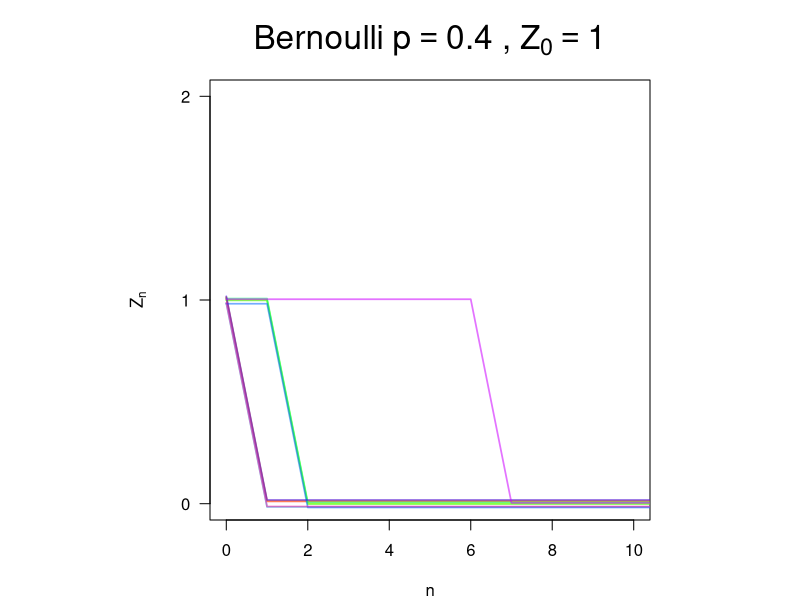
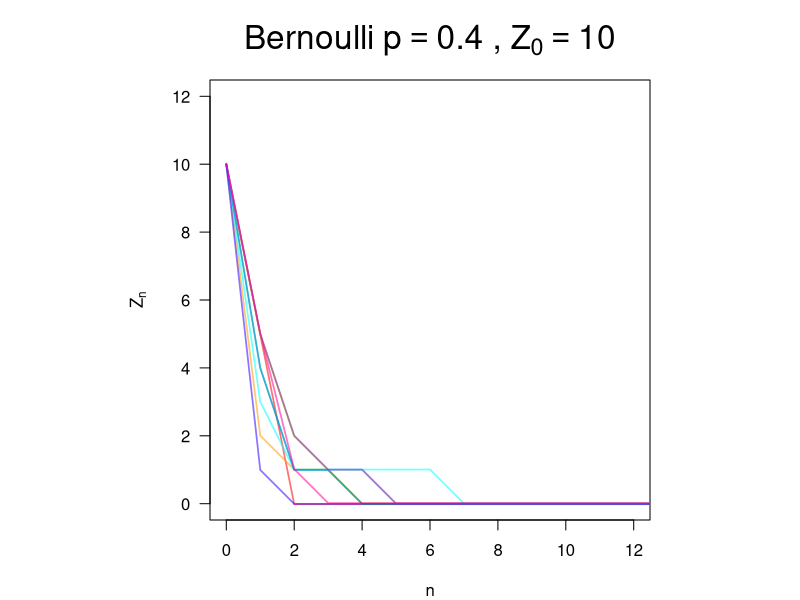
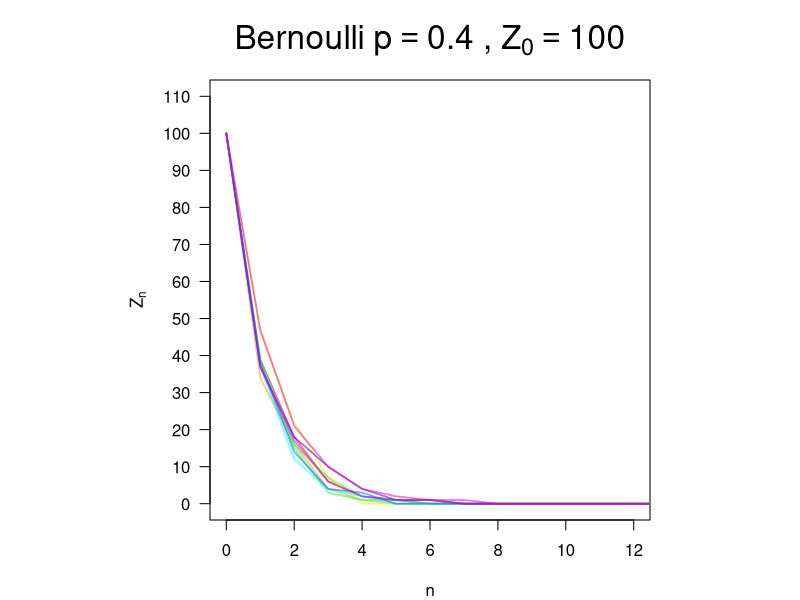
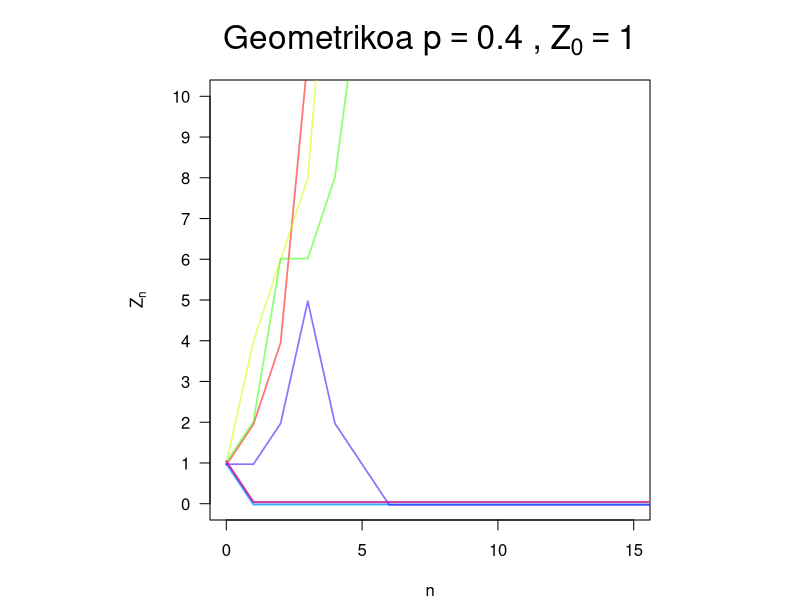
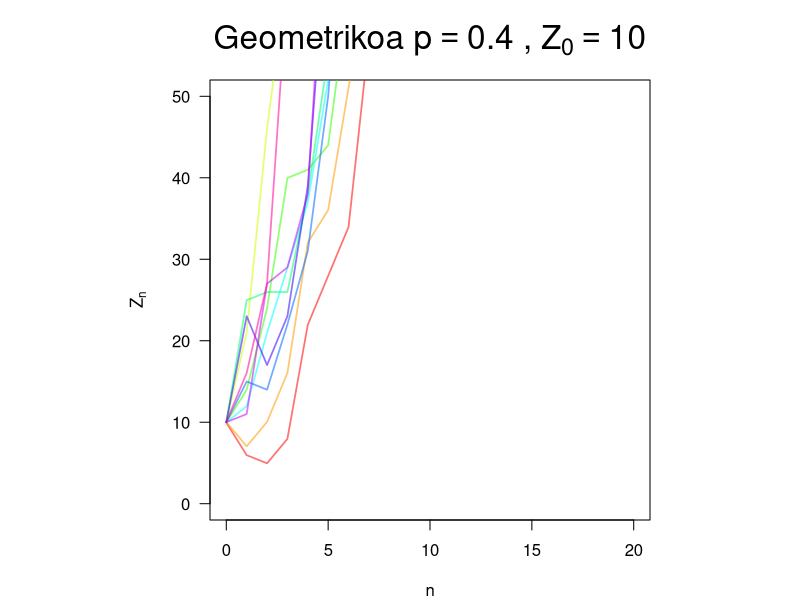
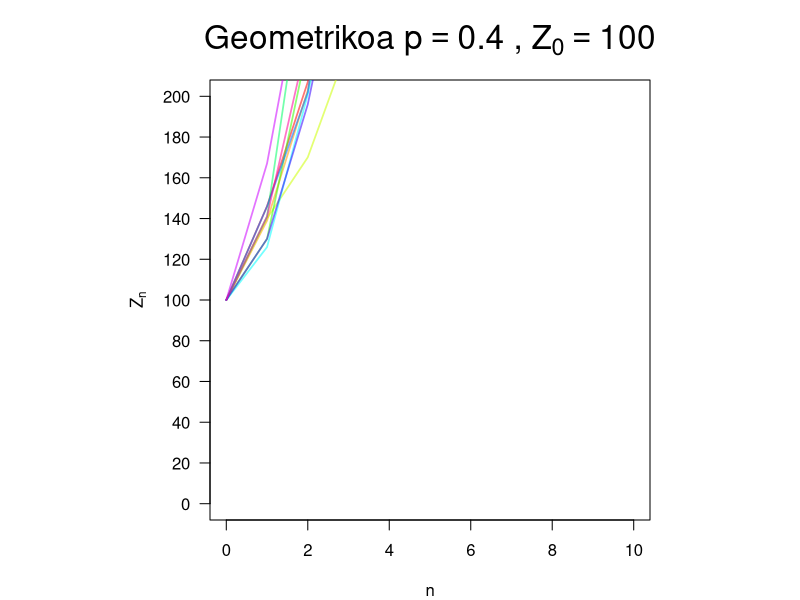
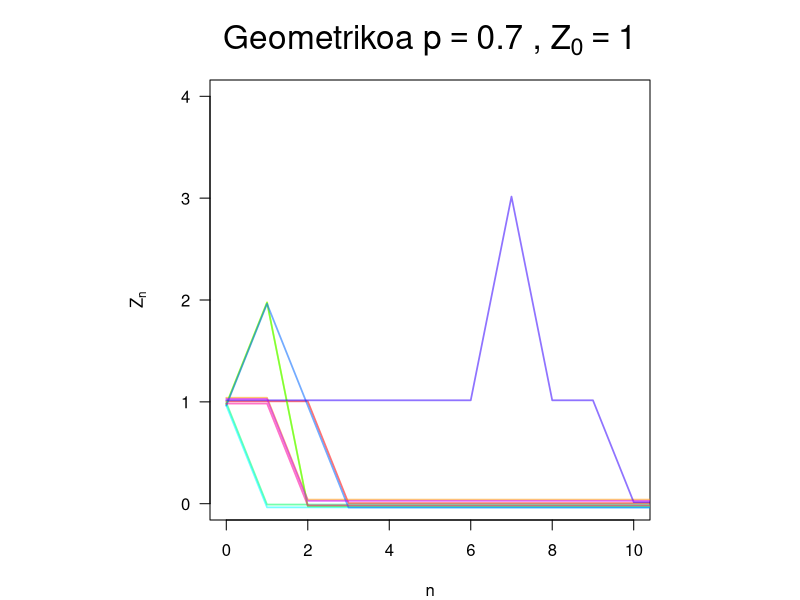
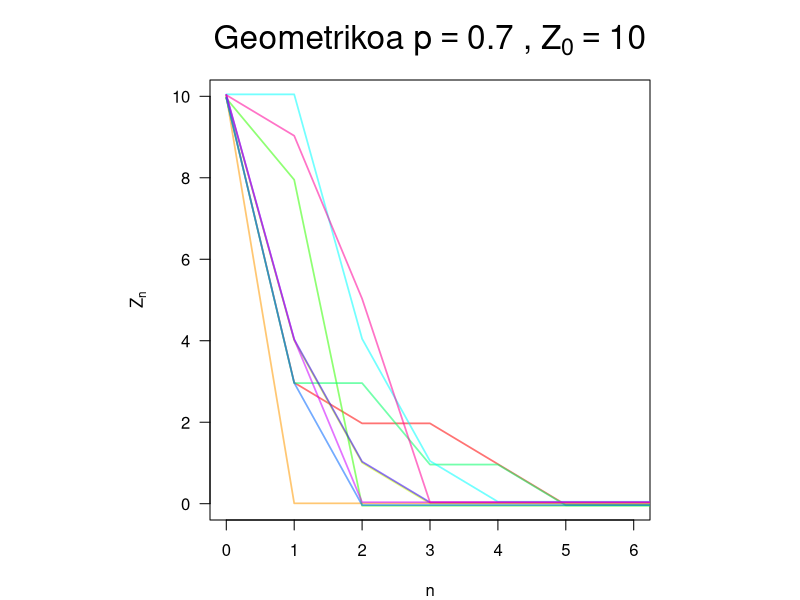

Reproduce these figures in R, in order.
  #BERNOULLI
  library(scales)
  
  set.seed(123)
  n <- 20
  p <- 0.4
  num_sim <- 10
  Z0_values <- c(1, 10, 100)
  base_colors <- rainbow(num_sim)
  
  ruta_carpeta <- "C:/Users/paula/OneDrive/Documentos/"
  
  for (Z0 in Z0_values) {
    
    archivo <- paste0(ruta_carpeta, "bernoulli_Z0_", Z0, ".png")
    
    png(filename = archivo, width = 1500, height = 1200, res = 150)
    
    par(pty="s")   #Grafiko karratua
    par(mar=c(4,4,4,1))
    
    # Ardatzen tamainak Z0-ren arabera
    if (Z0 == 1) {
      xlim_vals <- c(0, 10)
      ylim_vals <- c(0, 2)
      y_ticks <- seq(0, 2, by=1)  # Zenbaki osoak soilik
    } else if (Z0 == 10) {
      xlim_vals <- c(0, 12)
      ylim_vals <- c(0, 12)
      y_ticks <- seq(0, 12, by=2)
    } else {
      xlim_vals <- c(0, 12)
      ylim_vals <- c(0, 110)
      y_ticks <- seq(0, 110, by=10)
    }
    
    
    plot(0:n, rep(NA, n+1), type="n",
         xlab="n", ylab=expression(Z[n]),
         main=bquote("Bernoulli"~p==.(p)~","~Z[0]==.(Z0)),
         xlim=xlim_vals, ylim=ylim_vals,
         axes=FALSE,
         cex.main=2, font.main=2)  
    
    axis(1)
    axis(2, at=y_ticks, labels=y_ticks, las=1)  
    box()
    
    
    for (j in 1:num_sim) {
      Z <- numeric(n+1)
      Z[1] <- Z0
      for (i in 2:(n+1)) {
        Z[i] <- ifelse(Z[i-1]==0, 0, sum(rbinom(Z[i-1], 1, p)))
      }
      
      jitter_offset <- runif(1, -0.02, 0.02)
      col_trans <- alpha(base_colors[j], 0.55)
      
      lines(0:n, Z + jitter_offset, col=col_trans, lwd=1.7)
    }
    
    dev.off()
  }



#GEOMETRIKOA1


library(scales)

set.seed(123)
n <- 20
p <- 0.4
num_sim <- 10
Z0_values <- c(1, 10, 100)
base_colors <- rainbow(num_sim)
ruta_carpeta <- "C:/Users/paula/OneDrive/Documentos/"

for (Z0 in Z0_values) {
  archivo <- paste0(ruta_carpeta, "Geometriko_p", p, "_Z0_", Z0, ".png")
  png(filename = archivo, width = 1500, height = 1200, res = 150)
  
  par(pty="s") #Grafiko karratua
  par(mar=c(4,4,4,1))
  
  # Ardatzen tamainak Z0-ren arabera
  if (Z0 == 1) { ylim_vals <- c(0,10) }
  else if (Z0 == 10) { ylim_vals <- c(0,50) }
  else { ylim_vals <- c(0,200) }
  
  if(Z0 == 1) {
    xlim_vals <- c(0,15)
  } else if(Z0 == 10) {
    xlim_vals <- c(0,20)
  } else {
    xlim_vals <- c(0,10)
  }
  
  plot(0:n, rep(NA, n+1), type="n",
       xlab="n", ylab=expression(Z[n]),
       main=bquote("Geometrikoa"~p==.(p)~","~Z[0]==.(Z0)),
       xlim=xlim_vals, ylim=ylim_vals,
       axes=FALSE, cex.main=2, font.main=2)
  
  axis(1)
  axis(2, at=seq(0, ylim_vals[2], by=ifelse(Z0==1,1,ifelse(Z0==10,10,20))), las=1)
  box()
  
  for (j in 1:num_sim) {
    Z <- numeric(n+1)
    Z[1] <- Z0
    for (i in 2:(n+1)) { Z[i] <- if(Z[i-1]==0) 0 else sum(rgeom(Z[i-1], p)) }
    jitter_offset <- runif(1, -0.05, 0.05)
    col_trans <- alpha(base_colors[j], 0.55)
    lines(0:n, Z + jitter_offset, col=col_trans, lwd=1.7)
  }
  
  dev.off()
}



#GEOMETRIKOA2

library(scales)

set.seed(123)
n <- 20
p <- 0.4
num_sim <- 10
Z0_values <- c(1, 10, 100)
base_colors <- rainbow(num_sim)
p <- 0.7

for (Z0 in Z0_values) {
  archivo <- paste0(ruta_carpeta, "Geometriko_p", p, "_Z0_", Z0, ".png")
  png(filename = archivo, width = 1500, height = 1200, res = 150)
  
  par(pty="s") #Grafiko karratua
  par(mar=c(4,4,4,1))
  
  if (Z0 == 1) { ylim_vals <- c(0,4) }
  else if (Z0 == 10) { ylim_vals <- c(0,10) }
  else { ylim_vals <- c(0,100) }
  
  if(Z0 == 1) {
    xlim_vals <- c(0,10)
  } else if(Z0 == 10) {
    xlim_vals <- c(0,6)
  } else {
    xlim_vals <- c(0,6)
  }
  
  plot(0:n, rep(NA, n+1), type="n",
       xlab="n", ylab=expression(Z[n]),
       main=bquote("Geometrikoa"~p==.(p)~","~Z[0]==.(Z0)),
       xlim=xlim_vals, ylim=ylim_vals,
       axes=FALSE, cex.main=2, font.main=2)
  
  axis(1)
  axis(2, at=seq(0, ylim_vals[2], by=ifelse(Z0==1,1,ifelse(Z0==10,2,10))), las=1)
  box()
  
  for (j in 1:num_sim) {
    Z <- numeric(n+1)
    Z[1] <- Z0
    for (i in 2:(n+1)) { Z[i] <- if(Z[i-1]==0) 0 else sum(rgeom(Z[i-1], p)) }
    jitter_offset <- runif(1, -0.05, 0.05)
    col_trans <- alpha(base_colors[j], 0.55)
    lines(0:n, Z + jitter_offset, col=col_trans, lwd=1.7)
  }
  
  dev.off()
}




#BINOMIAL1
library(scales)

set.seed(123)
n <- 20
num_sim <- 10
Z0_values <- c(1, 10, 100)
base_colors <- rainbow(num_sim)
p <- 0.4
n_trial <- 2

for (Z0 in Z0_values) {
  archivo <- paste0(ruta_carpeta, "Binomial_p", p, "_n", n_trial, "_Z0_", Z0, ".png")
  png(filename = archivo, width = 1500, height = 1200, res = 150)
  
  par(pty="s") #Grafiko karratua
  par(mar=c(4,4,4,1))
  
  if (Z0 == 1) { ylim_vals <- c(0,4) }
  else if (Z0 == 10) { ylim_vals <- c(0,12) }
  else { ylim_vals <- c(0,100) }
  
  if(Z0 == 1) {
    xlim_vals <- c(0,12)
  } else if(Z0 == 10) {
    xlim_vals <- c(0,20)
  } else {
    xlim_vals <- c(0,20)
  }
  
  plot(0:n, rep(NA, n+1), type="n",
       xlab="n", ylab=expression(Z[n]),
       main=bquote("Binomiala"~p==.(p)~","~Z[0]==.(Z0)),
       xlim=xlim_vals, ylim=ylim_vals,
       axes=FALSE, cex.main=2, font.main=2)
  
  axis(1)
  axis(2, at=seq(0, ylim_vals[2], by=ifelse(Z0==1,1,ifelse(Z0==10,2,10))), las=1)
  box()
  
  for (j in 1:num_sim) {
    Z <- numeric(n+1)
    Z[1] <- Z0
    for (i in 2:(n+1)) { 
      Z[i] <- if(Z[i-1]==0) 0 else sum(rbinom(Z[i-1], n_trial, p)) 
    }
    jitter_offset <- runif(1, -0.05, 0.05)
    col_trans <- alpha(base_colors[j], 0.55)
    lines(0:n, Z + jitter_offset, col=col_trans, lwd=1.7)
  }
  
  dev.off()
}





#BINOMIAL2

p <- 0.7
n_trial <- 2

for (Z0 in Z0_values) {
  archivo <- paste0(ruta_carpeta, "Binomial_p", p, "_n", n_trial, "_Z0_", Z0, ".png")
  png(filename = archivo, width = 1500, height = 1200, res = 150)
  
  par(pty="s") #Grafiko karratua
  par(mar=c(4,4,4,1))
  
  if (Z0 == 1) { ylim_vals <- c(0,8) }
  else if (Z0 == 10) { ylim_vals <- c(0,50) }
  else { ylim_vals <- c(0,200) }
  
  if(Z0 == 1) {
    xlim_vals <- c(0,12)
  } else if(Z0 == 10) {
    xlim_vals <- c(0,10)
  } else {
    xlim_vals <- c(0,10)
  }
  
  plot(0:n, rep(NA, n+1), type="n",
       xlab="n", ylab=expression(Z[n]),
       main=bquote("Binomiala"~p==.(p)~","~Z[0]==.(Z0)),
       xlim=xlim_vals, ylim=ylim_vals,
       axes=FALSE, cex.main=2, font.main=2)
  
  axis(1)
  axis(2, at=seq(0, ylim_vals[2], by=ifelse(Z0==1,1,ifelse(Z0==10,10,20))), las=1)
  box()
  
  for (j in 1:num_sim) {
    Z <- numeric(n+1)
    Z[1] <- Z0
    for (i in 2:(n+1)) { 
      Z[i] <- if(Z[i-1]==0) 0 else sum(rbinom(Z[i-1], n_trial, p)) 
    }
    jitter_offset <- runif(1, -0.05, 0.05)
    col_trans <- alpha(base_colors[j], 0.55)
    lines(0:n, Z + jitter_offset, col=col_trans, lwd=1.7)
  }
  
  dev.off()
}







#POISSON1

lambda <- 0.7

for (Z0 in Z0_values) {
  archivo <- paste0(ruta_carpeta, "Poisson_lambda", lambda, "_Z0_", Z0, ".png")
  png(filename = archivo, width = 1500, height = 1200, res = 150)
  
  par(pty="s") #Grafiko karratua
  par(mar=c(4,4,4,1))
  
  if (Z0 == 1) { ylim_vals <- c(0,6) }
  else if (Z0 == 10) { ylim_vals <- c(0,12) }
  else { ylim_vals <- c(0,100) }
  
  if(Z0 == 1) {
    xlim_vals <- c(0,10)
  } else if(Z0 == 10) {
    xlim_vals <- c(0,12)
  } else {
    xlim_vals <- c(0,18)
  }
  
  plot(0:n, rep(NA, n+1), type="n",
       xlab="n", ylab=expression(Z[n]),
       main=bquote("Poisson"~lambda==.(lambda)~","~Z[0]==.(Z0)),
       xlim=xlim_vals, ylim=ylim_vals,
       axes=FALSE, cex.main=2, font.main=2)
  
  axis(1)
  axis(2, at=seq(0, ylim_vals[2], by=ifelse(Z0==1,1,ifelse(Z0==10,2,10))), las=1)
  box()
  
  for (j in 1:num_sim) {
    Z <- numeric(n+1)
    Z[1] <- Z0
    for (i in 2:(n+1)) { Z[i] <- if(Z[i-1]==0) 0 else sum(rpois(Z[i-1], lambda)) }
    jitter_offset <- runif(1, -0.05, 0.05)
    col_trans <- alpha(base_colors[j], 0.55)
    lines(0:n, Z + jitter_offset, col=col_trans, lwd=1.7)
  }
  
  dev.off()
}






#POISSON2

lambda <- 1.5

for (Z0 in Z0_values) {
  archivo <- paste0(ruta_carpeta, "Poisson_lambda", lambda, "_Z0_", Z0, ".png")
  png(filename = archivo, width = 1500, height = 1200, res = 150)
  
  par(pty="s") #Grafiko karratua
  par(mar=c(4,4,4,1))
  
  if (Z0 == 1) { ylim_vals <- c(0,10) }
  else if (Z0 == 10) { ylim_vals <- c(0,52) }
  else { ylim_vals <- c(0,200) }
  
  if(Z0 == 1) {
    xlim_vals <- c(0,15)
  } else if(Z0 == 10) {
    xlim_vals <- c(0,10)
  } else {
    xlim_vals <- c(0,10)
  }
  
  plot(0:n, rep(NA, n+1), type="n",
       xlab="n", ylab=expression(Z[n]),
       main=bquote("Poisson"~lambda==.(lambda)~","~Z[0]==.(Z0)),
       xlim=xlim_vals, ylim=ylim_vals,
       axes=FALSE, cex.main=2, font.main=2)
  
  axis(1)
  axis(2, at=seq(0, ylim_vals[2], by=ifelse(Z0==1,1,ifelse(Z0==10,10,20))), las=1)
  box()
  
  for (j in 1:num_sim) {
    Z <- numeric(n+1)
    Z[1] <- Z0
    for (i in 2:(n+1)) { Z[i] <- if(Z[i-1]==0) 0 else sum(rpois(Z[i-1], lambda)) }
    jitter_offset <- runif(1, -0.05, 0.05)
    col_trans <- alpha(base_colors[j], 0.55)
    lines(0:n, Z + jitter_offset, col=col_trans, lwd=1.7)
  }
  
  dev.off()
}


